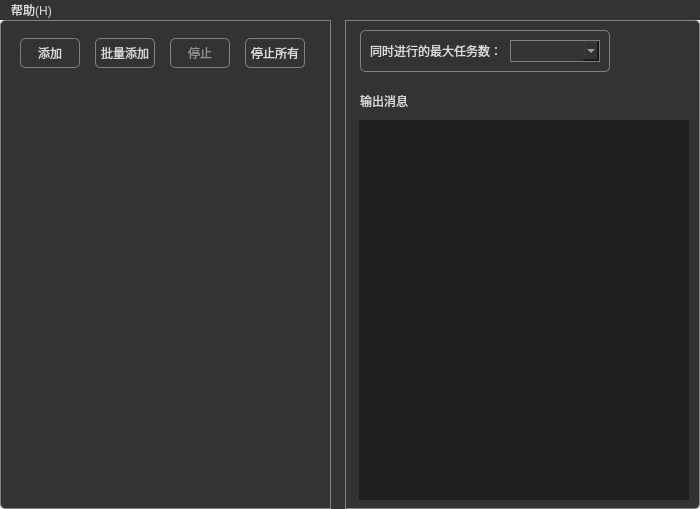
<?xml version="1.0" encoding="UTF-8"?>
<ui version="4.0">
 <class>networkClass</class>
 <widget class="QMainWindow" name="networkClass">
  <property name="geometry">
   <rect>
    <x>0</x>
    <y>0</y>
    <width>700</width>
    <height>509</height>
   </rect>
  </property>
  <property name="sizePolicy">
   <sizepolicy hsizetype="Preferred" vsizetype="Fixed">
    <horstretch>0</horstretch>
    <verstretch>0</verstretch>
   </sizepolicy>
  </property>
  <property name="windowTitle">
   <string>network tool</string>
  </property>
  <property name="styleSheet">
   <string notr="true">font-family:微软雅黑;</string>
  </property>
  <widget class="QWidget" name="centralWidget">
   <property name="styleSheet">
    <string notr="true">QWidget{border:1px solid #808080;border-radius:5%;background-color:#333333;color:#DBDBDB;}
QWidget:disabled{color:#909090;}
QLineEdit{border:0px;padding:0px 3px 0px 3px;background-color:#191919;}
QCheckBox,QLabel{border:0px;}
QCheckBox::indicator{width:18px;height:18px;}
QCheckBox::indicator:unchecked{border-image:url(://resources/checkbox.png) 0 0 0 0 repeat repeat;}
QCheckBox::indicator:checked{border-image:url(://resources/checkbox.png) 72 0 0 0 repeat repeat;}
QPushButton:hover{background-color:#636363;}
QComboBox QAbstractItemView {outline: 0px;}
QComboBox QAbstractItemView::item:selected {background-color: #636363;}
QProgressBar{border:1px solid #808080;background-color:#191919;}
QScrollBar{border:0px;background-color:#292929;width:14px;}
QScrollBar::handle{border:1px solid #636363;background-color:#333333;margin: 16px 0px 16px 0px;min-height:30px;}
QScrollBar::add-page:vertical, QScrollBar::sub-page:vertical {
	background: transparent;
}
QLineEdit,QComboBox,QProgressBar,QTextEdit{
border-radius:0%;
}
QTextEdit{
background-color:#1e1e1e;
border:0px;
}</string>
   </property>
   <widget class="QTextEdit" name="textEdit_output">
    <property name="geometry">
     <rect>
      <x>359</x>
      <y>100</y>
      <width>330</width>
      <height>380</height>
     </rect>
    </property>
    <property name="styleSheet">
     <string notr="true">.QWidget{background-color:black;color:white;}</string>
    </property>
    <property name="readOnly">
     <bool>true</bool>
    </property>
   </widget>
   <widget class="Line" name="line">
    <property name="geometry">
     <rect>
      <x>330</x>
      <y>-10</y>
      <width>16</width>
      <height>511</height>
     </rect>
    </property>
    <property name="orientation">
     <enum>Qt::Vertical</enum>
    </property>
   </widget>
   <widget class="QLabel" name="label">
    <property name="geometry">
     <rect>
      <x>360</x>
      <y>70</y>
      <width>101</width>
      <height>21</height>
     </rect>
    </property>
    <property name="text">
     <string>输出消息</string>
    </property>
   </widget>
   <widget class="QWidget" name="layoutWidget">
    <property name="geometry">
     <rect>
      <x>360</x>
      <y>10</y>
      <width>250</width>
      <height>42</height>
     </rect>
    </property>
    <layout class="QHBoxLayout" name="horizontalLayout_2">
     <property name="spacing">
      <number>10</number>
     </property>
     <property name="leftMargin">
      <number>10</number>
     </property>
     <property name="topMargin">
      <number>10</number>
     </property>
     <property name="rightMargin">
      <number>10</number>
     </property>
     <property name="bottomMargin">
      <number>10</number>
     </property>
     <item>
      <widget class="QLabel" name="label_9">
       <property name="minimumSize">
        <size>
         <width>130</width>
         <height>22</height>
        </size>
       </property>
       <property name="text">
        <string>同时进行的最大任务数：</string>
       </property>
      </widget>
     </item>
     <item>
      <widget class="QComboBox" name="cmb_concurrentTask">
       <property name="minimumSize">
        <size>
         <width>90</width>
         <height>22</height>
        </size>
       </property>
       <property name="currentText">
        <string/>
       </property>
      </widget>
     </item>
    </layout>
   </widget>
   <widget class="QPushButton" name="btn_add">
    <property name="geometry">
     <rect>
      <x>20</x>
      <y>18</y>
      <width>60</width>
      <height>30</height>
     </rect>
    </property>
    <property name="minimumSize">
     <size>
      <width>60</width>
      <height>30</height>
     </size>
    </property>
    <property name="font">
     <font>
      <family>微软雅黑</family>
     </font>
    </property>
    <property name="text">
     <string>添加</string>
    </property>
   </widget>
   <widget class="QPushButton" name="btn_addBatch">
    <property name="enabled">
     <bool>true</bool>
    </property>
    <property name="geometry">
     <rect>
      <x>95</x>
      <y>18</y>
      <width>60</width>
      <height>30</height>
     </rect>
    </property>
    <property name="minimumSize">
     <size>
      <width>60</width>
      <height>30</height>
     </size>
    </property>
    <property name="font">
     <font>
      <family>微软雅黑</family>
     </font>
    </property>
    <property name="text">
     <string>批量添加</string>
    </property>
   </widget>
   <widget class="QPushButton" name="btn_abort">
    <property name="enabled">
     <bool>false</bool>
    </property>
    <property name="geometry">
     <rect>
      <x>170</x>
      <y>18</y>
      <width>60</width>
      <height>30</height>
     </rect>
    </property>
    <property name="minimumSize">
     <size>
      <width>60</width>
      <height>30</height>
     </size>
    </property>
    <property name="font">
     <font>
      <family>微软雅黑</family>
     </font>
    </property>
    <property name="text">
     <string>停止</string>
    </property>
   </widget>
   <widget class="QPushButton" name="btn_abortAll">
    <property name="enabled">
     <bool>true</bool>
    </property>
    <property name="geometry">
     <rect>
      <x>245</x>
      <y>18</y>
      <width>60</width>
      <height>30</height>
     </rect>
    </property>
    <property name="minimumSize">
     <size>
      <width>60</width>
      <height>30</height>
     </size>
    </property>
    <property name="font">
     <font>
      <family>微软雅黑</family>
     </font>
    </property>
    <property name="text">
     <string>停止所有</string>
    </property>
   </widget>
  </widget>
  <widget class="QMenuBar" name="menuBar">
   <property name="geometry">
    <rect>
     <x>0</x>
     <y>0</y>
     <width>700</width>
     <height>20</height>
    </rect>
   </property>
   <property name="styleSheet">
    <string notr="true">QMenuBar{border:0px;background-color:#333333;color:#DBDBDB;padding:1px 5px 1px 5px;}
QMenuBar:item{border:0px;background-color:transparent;color:#DBDBDB;}
QMenuBar:item:selected{background-color:#636363;color:#DBDBDB;}
</string>
   </property>
   <widget class="QMenu" name="menuHelp">
    <property name="styleSheet">
     <string notr="true">QMenu {background-color:#333333;border:1px solid #333333;color:#DBDBDB;outline:0px;}
QMenu::item {background-color:#636363;color:#DBDBDB;border:0px;height:22px;padding:1px 5px 1px 5px;}
QMenu::item:selected {background-color:#333333;}</string>
    </property>
    <property name="title">
     <string>帮助(H)</string>
    </property>
    <addaction name="actionAbout"/>
   </widget>
   <addaction name="menuHelp"/>
  </widget>
  <action name="actionAbout">
   <property name="text">
    <string>About Network Tool</string>
   </property>
  </action>
  <action name="actionUsage">
   <property name="text">
    <string>Usage</string>
   </property>
  </action>
 </widget>
 <layoutdefault spacing="6" margin="11"/>
 <resources/>
 <connections/>
</ui>
